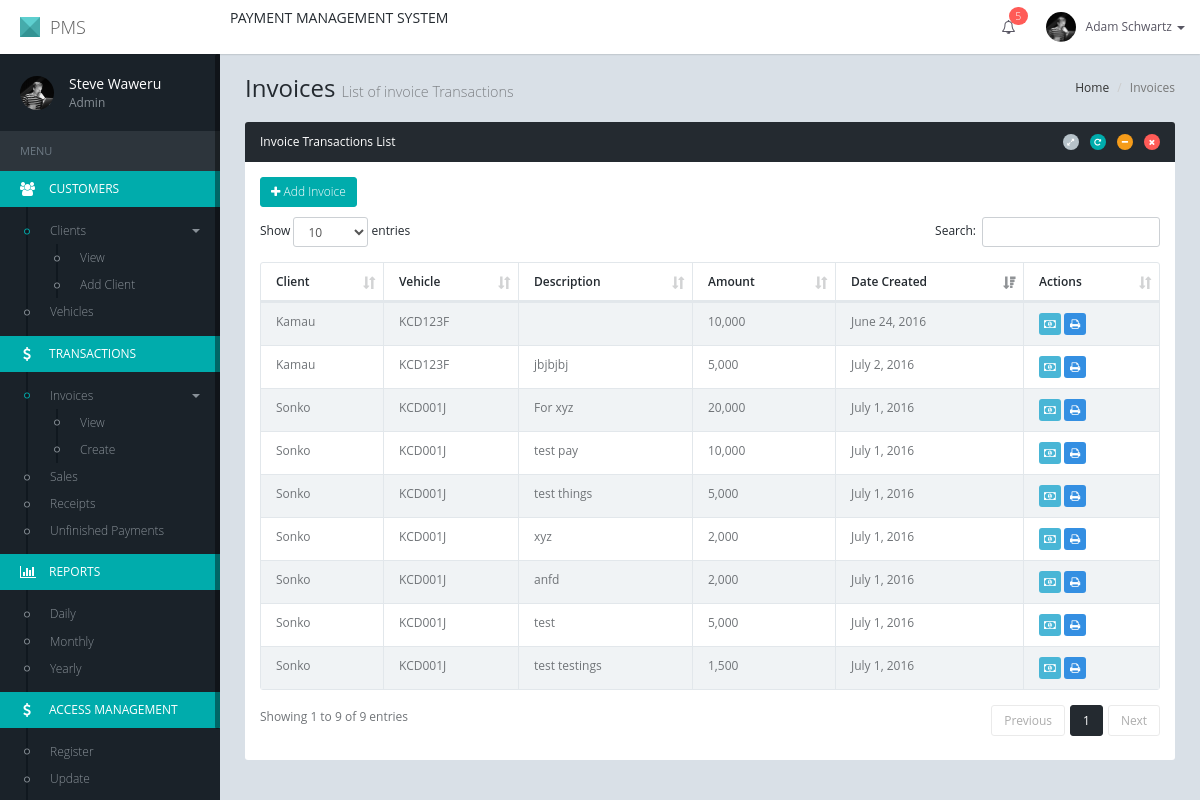
Page /transactions/invoices/ on the committed database.
### dashboard/models.py (models this page shows, shortened)
class Invoice(models.Model):
    vehicle = models.ForeignKey(Vehicle)
    amount = models.IntegerField(blank=False, null=False)
    description = models.CharField(max_length=100, blank=True, null=True)
    timestamp = models.DateTimeField(auto_now_add=True, auto_now=False)
    updated = models.DateTimeField(auto_now_add=False, auto_now=True)

class Vehicle(models.Model):
    customer = models.ForeignKey(Customer)
    vehicle_make = models.CharField(max_length=20)
    vehicle_type = models.CharField(max_length=20, blank=True, null=True)
    vehicle_registration_number = models.CharField(max_length=20, blank=False, null=False, unique=True)
    vehicle_chasis_number = models.CharField(max_length=20, blank=True, null=True)
    installation_date = models.DateField()
    expiry_date = models.DateField()
    timestamp = models.DateTimeField(auto_now_add=True, auto_now=False)
    updated = models.DateTimeField(auto_now_add=False, auto_now=True)

class Customer(models.Model):
    name = models.CharField(max_length=20, blank=False, null=False)
    email = models.EmailField(blank=True, null=True, unique=True)
    phone_number = models.CharField(max_length=20, blank=True, null=True)
    account = models.OneToOneField(Account)
    timestamp = models.DateTimeField(auto_now_add=True, auto_now=False)
    updated = models.DateTimeField(auto_now_add=False, auto_now=True)

### dashboard/views.py (the view)
# urls.py: url(r'^transactions/invoices/$', views.invoices, name='invoices'),
def invoices(request):
    invoices = Invoice.objects.all()
    return render(request, 'dashboard/invoices.html', {'invoices': invoices})

### dashboard/templates/dashboard/invoices.html (shortened to what this page needs)
{% extends 'paymentsys/base.html' %}
{% load staticfiles %}
{% load humanize %}
{% block style %}
    <link href="{% static 'plugins/DataTables/media/css/dataTables.bootstrap.min.css' %}" rel="stylesheet"/>
    <link href="{% static 'plugins/DataTables/extensions/Buttons/css/buttons.bootstrap.min.css' %}" rel="stylesheet"/>
    <link href="{% static 'plugins/DataTables/extensions/Responsive/css/responsive.bootstrap.min.css' %}"
          rel="stylesheet"/>
{% endblock %}
{% block content %}
    <div id="content" class="content">
        <ol class="breadcrumb pull-right">
            <li><a href="javascript:;">Home</a></li>
            <li class="active">Invoices</li>
        </ol>
        <h1 class="page-header">Invoices
            <small>List of invoice Transactions</small>
        </h1>
        <div class="row">
            <div class="col-md-12">
                <div class="panel panel-inverse">
                    <div class="panel-heading">
                        <div class="panel-heading-btn">
                            <a href="javascript:;" class="btn btn-xs btn-icon btn-circle btn-default"
                               data-click="panel-expand"><i class="fa fa-expand"></i></a>
                            <a href="javascript:;" class="btn btn-xs btn-icon btn-circle btn-success"
                               data-click="panel-reload"><i class="fa fa-repeat"></i></a>
                            <a href="javascript:;" class="btn btn-xs btn-icon btn-circle btn-warning"
                               data-click="panel-collapse"><i class="fa fa-minus"></i></a>
                            <a href="javascript:;" class="btn btn-xs btn-icon btn-circle btn-danger"
                               data-click="panel-remove"><i class="fa fa-times"></i></a>
                        </div>
                        <h4 class="panel-title">Invoice Transactions List</h4>
                    </div>
                    <div class="panel-body">
                    <div class="m-b-10">
                        <a href="{% url 'add-invoice' %}" class="btn btn-success btn-sm"><i class="fa fa-plus"></i> Add Invoice</a>
                    </div>
                        <table id="data-table" class="table table-striped table-bordered">
                            <thead>
                            <tr>
                                <th>Client</th>
                                <th>Vehicle</th>
                                <th>Description</th>
                                <th>Amount</th>
                                <th>Date Created</th>
                                <th>Actions</th>
                            </tr>
                            </thead>
                            <tbody>
                            {% for invoice in invoices %}
                                <tr class="odd gradeX">
                                    <td>{{ invoice.vehicle.customer.name|title }}</td>
                                    <td>{{ invoice.vehicle.vehicle_registration_number }}</td>
                                    <td>{{ invoice.description }}</td>
                                    <td>{{ invoice.amount|intcomma}}</td>
                                    <td>{{ invoice.updated | date}}</td>
                                    <td>
                                        <a class="btn btn-info btn-sm btn-icon" href="{% url 'pay-invoice' invoice.id %}"><i class="fa fa-money"></i></a>
                                        <a class="btn btn-primary btn-sm btn-icon" href=""><i class="fa fa-print"></i></a>
                                    </td>
                                </tr>
                            {% endfor %}
                            </tbody>
                        </table>
                    </div>
                </div>
            </div>
        </div>
    </div>
{% endblock %}

### rows in the picture
Invoice: vehicle.customer.name "Kamau", vehicle.vehicle_registration_number "KCD123F", amount "10,000", updated "June 24, 2016"
Invoice: vehicle.customer.name "Sonko", vehicle.vehicle_registration_number "KCD001J", description "For xyz", amount "20,000", updated "July 1, 2016"
Invoice: vehicle.customer.name "Sonko", vehicle.vehicle_registration_number "KCD001J", description "test pay", amount "10,000", updated "July 1, 2016"
Invoice: vehicle.customer.name "Sonko", vehicle.vehicle_registration_number "KCD001J", description "test things", amount "5,000", updated "July 1, 2016"
Invoice: vehicle.customer.name "Sonko", vehicle.vehicle_registration_number "KCD001J", description "xyz", amount "2,000", updated "July 1, 2016"
Invoice: vehicle.customer.name "Sonko", vehicle.vehicle_registration_number "KCD001J", description "anfd", amount "2,000", updated "July 1, 2016"
Invoice: vehicle.customer.name "Sonko", vehicle.vehicle_registration_number "KCD001J", description "test", amount "5,000", updated "July 1, 2016"
Invoice: vehicle.customer.name "Sonko", vehicle.vehicle_registration_number "KCD001J", description "test testings", amount "1,500", updated "July 1, 2016"
Invoice: vehicle.customer.name "Kamau", vehicle.vehicle_registration_number "KCD123F", description "jbjbjbj", amount "5,000", updated "July 2, 2016"
